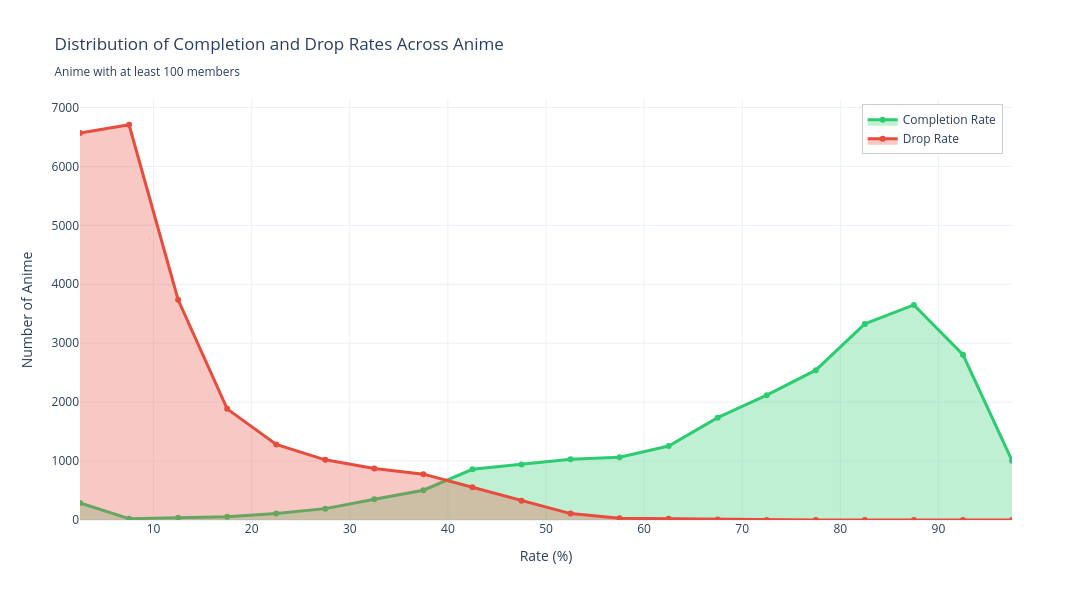

The code cell stored with this chart in its notebook:
### Markdown cell above
## The Industry Standard: What defines "Normal"?

We have dissected retention by genre, format, and length.  
But looking at averages hides the variance.

Do we live in a "Hit or Miss" industry where anime either succeed massively or fail continuously?  

Or is there a massive middle ground?

By plotting the **distribution** of completion and dropout rates across the entire dataset, we can visualize the **shape of success**.  
This reveals the statistical baseline—the "gravity"—that every producer fights against.

### Code cell
fig = gu.completion_dropout_distribution()
fig.show()

### Figure 1 — Plotly figure (JSON) as saved in the notebook; plotly's stock layout.template omitted (floating-point values rounded to 4 significant figures)
{"data": [{"fill": "tozeroy", "fillcolor": "rgba(46, 204, 113, 0.3)", "hovertemplate": "<b>Completion Rate:  %{x:.0f}%</b><br>Anime Count: %{y: ,}<extra></extra>", "line": {"color": "rgb(46, 204, 113)", "width": 3}, "marker": {"color": "rgb(46, 204, 113)", "size": 6}, "mode": "lines+markers", "name": "Completion Rate", "type": "scatter", "x": [2.5, 7.5, 12.5, 17.5, 22.5, 27.5, 32.5, 37.5, 42.5, 47.5, 52.5, 57.5, 62.5, 67.5, 72.5, 77.5, 82.5, 87.5, 92.5, 97.5], "y": [289, 22, 39, 57, 109, 193, 351, 505, 861, 940, 1029, 1065, 1255, 1737, 2119, 2543, 3328, 3649, 2806, 1007]}, {"fill": "tozeroy", "fillcolor": "rgba(231, 76, 60, 0.3)", "hovertemplate": "<b>Drop Rate: %{x:.0f}%</b><br>Anime Count: %{y:,}<extra></extra>", "line": {"color": "rgb(231, 76, 60)", "width": 3}, "marker": {"color": "rgb(231, 76, 60)", "size": 6}, "mode": "lines+markers", "name": "Drop Rate", "type": "scatter", "x": [2.5, 7.5, 12.5, 17.5, 22.5, 27.5, 32.5, 37.5, 42.5, 47.5, 52.5, 57.5, 62.5, 67.5, 72.5, 77.5, 82.5, 87.5, 92.5, 97.5], "y": [6567, 6707, 3737, 1886, 1282, 1021, 875, 778, 557, 327, 109, 28, 21, 8, 1, 0, 0, 0, 0, 0]}], "layout": {"height": 600, "hovermode": "x unified", "legend": {"bgcolor": "rgba(255,255,255,0.9)", "bordercolor": "#CCCCCC", "borderwidth": 1, "x": 0.99, "xanchor": "right", "y": 0.99, "yanchor": "top"}, "showlegend": true, "title": {"text": "Distribution of Completion and Drop Rates Across Anime<br><sub>Anime with at least 100 members</sub>"}, "width": 1400, "xaxis": {"title": {"text": "Rate (%)"}}, "yaxis": {"title": {"text": "Number of Anime"}}}}
